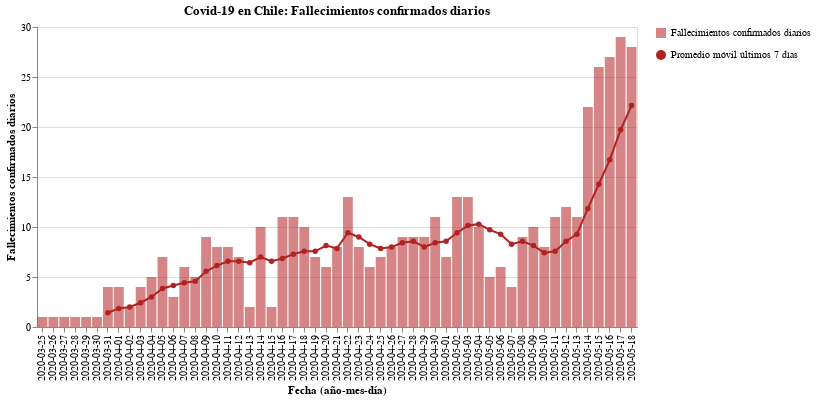

The notebook cell saved with this chart:
### Code cell
#hide_input
bars = alt.Chart(new_deaths).mark_bar(opacity=0.7, color='firebrick').encode(
    x = alt.X('Dates:N', axis=alt.Axis(title='Fecha (año-mes-día)')),
    y = alt.Y('New_deaths:Q', axis=alt.Axis(title='Fallecimientos confirmados diarios')),
    tooltip = ['Dates', 'New_deaths'],
    opacity=alt.Opacity('Fallecimientos confirmados diarios', legend=alt.Legend(title=""))
)

line = alt.Chart(new_deaths).mark_line(point={
      "filled": True,
      "fill": "firebrick"
    }, color='firebrick').encode(
    x=alt.X('Dates:N', axis=alt.Axis(title='Fecha (año-mes-día)')),
    y = alt.Y('Rolling:Q'),
    shape=alt.Shape('Promedio móvil últimos 7 días', legend=alt.Legend(title=""))
)

(bars + line).properties(
    title='Covid-19 en Chile: Fallecimientos confirmados diarios',
    width=600
)

### Figure 1 — Vega-Lite specification as saved in the notebook (floating-point values rounded to 4 significant figures)
{"config": {"view": {"continuousWidth": 400, "continuousHeight": 300}}, "layer": [{"mark": {"type": "bar", "color": "firebrick", "opacity": 0.7}, "encoding": {"opacity": {"type": "nominal", "field": "Fallecimientos confirmados diarios", "legend": {"title": ""}}, "tooltip": [{"type": "nominal", "field": "Dates"}, {"type": "quantitative", "field": "New_deaths"}], "x": {"type": "nominal", "axis": {"title": "Fecha (año-mes-día)"}, "field": "Dates"}, "y": {"type": "quantitative", "axis": {"title": "Fallecimientos confirmados diarios"}, "field": "New_deaths"}}}, {"mark": {"type": "line", "color": "firebrick", "point": {"filled": true, "fill": "firebrick"}}, "encoding": {"shape": {"type": "nominal", "field": "Promedio móvil últimos 7 días", "legend": {"title": ""}}, "x": {"type": "nominal", "axis": {"title": "Fecha (año-mes-día)"}, "field": "Dates"}, "y": {"type": "quantitative", "field": "Rolling"}}}], "data": {"name": "data-77456f5a3f073861dbb6b6f5c0b81870"}, "title": "Covid-19 en Chile: Fallecimientos confirmados diarios", "width": 600, "$schema": "https://vega.github.io/schema/vega-lite/v4.8.1.json", "datasets": {"data-77456f5a3f073861dbb6b6f5c0b81870": [{"Dates": "2020-03-25", "New_deaths": 1, "Rolling": null, "Fallecimientos confirmados diarios": "Fallecimientos confirmados diarios", "Promedio móvil últimos 7 días": "Promedio móvil últimos 7 días"}, {"Dates": "2020-03-26", "New_deaths": 1, "Rolling": null, "Fallecimientos confirmados diarios": "Fallecimientos confirmados diarios", "Promedio móvil últimos 7 días": "Promedio móvil últimos 7 días"}, {"Dates": "2020-03-27", "New_deaths": 1, "Rolling": null, "Fallecimientos confirmados diarios": "Fallecimientos confirmados diarios", "Promedio móvil últimos 7 días": "Promedio móvil últimos 7 días"}, {"Dates": "2020-03-28", "New_deaths": 1, "Rolling": null, "Fallecimientos confirmados diarios": "Fallecimientos confirmados diarios", "Promedio móvil últimos 7 días": "Promedio móvil últimos 7 días"}, {"Dates": "2020-03-29", "New_deaths": 1, "Rolling": null, "Fallecimientos confirmados diarios": "Fallecimientos confirmados diarios", "Promedio móvil últimos 7 días": "Promedio móvil últimos 7 días"}, {"Dates": "2020-03-30", "New_deaths": 1, "Rolling": null, "Fallecimientos confirmados diarios": "Fallecimientos confirmados diarios", "Promedio móvil últimos 7 días": "Promedio móvil últimos 7 días"}, {"Dates": "2020-03-31", "New_deaths": 4, "Rolling": 1.429, "Fallecimientos confirmados diarios": "Fallecimientos confirmados diarios", "Promedio móvil últimos 7 días": "Promedio móvil últimos 7 días"}, {"Dates": "2020-04-01", "New_deaths": 4, "Rolling": 1.857, "Fallecimientos confirmados diarios": "Fallecimientos confirmados diarios", "Promedio móvil últimos 7 días": "Promedio móvil últimos 7 días"}, {"Dates": "2020-04-02", "New_deaths": 2, "Rolling": 2.0, "Fallecimientos confirmados diarios": "Fallecimientos confirmados diarios", "Promedio móvil últimos 7 días": "Promedio móvil últimos 7 días"}, {"Dates": "2020-04-03", "New_deaths": 4, "Rolling": 2.429, "Fallecimientos confirmados diarios": "Fallecimientos confirmados diarios", "Promedio móvil últimos 7 días": "Promedio móvil últimos 7 días"}, {"Dates": "2020-04-04", "New_deaths": 5, "Rolling": 3.0, "Fallecimientos confirmados diarios": "Fallecimientos confirmados diarios", "Promedio móvil últimos 7 días": "Promedio móvil últimos 7 días"}, {"Dates": "2020-04-05", "New_deaths": 7, "Rolling": 3.857, "Fallecimientos confirmados diarios": "Fallecimientos confirmados diarios", "Promedio móvil últimos 7 días": "Promedio móvil últimos 7 días"}, {"Dates": "2020-04-06", "New_deaths": 3, "Rolling": 4.143, "Fallecimientos confirmados diarios": "Fallecimientos confirmados diarios", "Promedio móvil últimos 7 días": "Promedio móvil últimos 7 días"}, {"Dates": "2020-04-07", "New_deaths": 6, "Rolling": 4.429, "Fallecimientos confirmados diarios": "Fallecimientos confirmados diarios", "Promedio móvil últimos 7 días": "Promedio móvil últimos 7 días"}, {"Dates": "2020-04-08", "New_deaths": 5, "Rolling": 4.571, "Fallecimientos confirmados diarios": "Fallecimientos confirmados diarios", "Promedio móvil últimos 7 días": "Promedio móvil últimos 7 días"}, {"Dates": "2020-04-09", "New_deaths": 9, "Rolling": 5.571, "Fallecimientos confirmados diarios": "Fallecimientos confirmados diarios", "Promedio móvil últimos 7 días": "Promedio móvil últimos 7 días"}, {"Dates": "2020-04-10", "New_deaths": 8, "Rolling": 6.143, "Fallecimientos confirmados diarios": "Fallecimientos confirmados diarios", "Promedio móvil últimos 7 días": "Promedio móvil últimos 7 días"}, {"Dates": "2020-04-11", "New_deaths": 8, "Rolling": 6.571, "Fallecimientos confirmados diarios": "Fallecimientos confirmados diarios", "Promedio móvil últimos 7 días": "Promedio móvil últimos 7 días"}, {"Dates": "2020-04-12", "New_deaths": 7, "Rolling": 6.571, "Fallecimientos confirmados diarios": "Fallecimientos confirmados diarios", "Promedio móvil últimos 7 días": "Promedio móvil últimos 7 días"}, {"Dates": "2020-04-13", "New_deaths": 2, "Rolling": 6.429, "Fallecimientos confirmados diarios": "Fallecimientos confirmados diarios", "Promedio móvil últimos 7 días": "Promedio móvil últimos 7 días"}, {"Dates": "2020-04-14", "New_deaths": 10, "Rolling": 7.0, "Fallecimientos confirmados diarios": "Fallecimientos confirmados diarios", "Promedio móvil últimos 7 días": "Promedio móvil últimos 7 días"}, {"Dates": "2020-04-15", "New_deaths": 2, "Rolling": 6.571, "Fallecimientos confirmados diarios": "Fallecimientos confirmados diarios", "Promedio móvil últimos 7 días": "Promedio móvil últimos 7 días"}, {"Dates": "2020-04-16", "New_deaths": 11, "Rolling": 6.857, "Fallecimientos confirmados diarios": "Fallecimientos confirmados diarios", "Promedio móvil últimos 7 días": "Promedio móvil últimos 7 días"}, {"Dates": "2020-04-17", "New_deaths": 11, "Rolling": 7.286, "Fallecimientos confirmados diarios": "Fallecimientos confirmados diarios", "Promedio móvil últimos 7 días": "Promedio móvil últimos 7 días"}, {"Dates": "2020-04-18", "New_deaths": 10, "Rolling": 7.571, "Fallecimientos confirmados diarios": "Fallecimientos confirmados diarios", "Promedio móvil últimos 7 días": "Promedio móvil últimos 7 días"}, {"Dates": "2020-04-19", "New_deaths": 7, "Rolling": 7.571, "Fallecimientos confirmados diarios": "Fallecimientos confirmados diarios", "Promedio móvil últimos 7 días": "Promedio móvil últimos 7 días"}, {"Dates": "2020-04-20", "New_deaths": 6, "Rolling": 8.143, "Fallecimientos confirmados diarios": "Fallecimientos confirmados diarios", "Promedio móvil últimos 7 días": "Promedio móvil últimos 7 días"}, {"Dates": "2020-04-21", "New_deaths": 8, "Rolling": 7.857, "Fallecimientos confirmados diarios": "Fallecimientos confirmados diarios", "Promedio móvil últimos 7 días": "Promedio móvil últimos 7 días"}, {"Dates": "2020-04-22", "New_deaths": 13, "Rolling": 9.429, "Fallecimientos confirmados diarios": "Fallecimientos confirmados diarios", "Promedio móvil últimos 7 días": "Promedio móvil últimos 7 días"}, {"Dates": "2020-04-23", "New_deaths": 8, "Rolling": 9.0, "Fallecimientos confirmados diarios": "Fallecimientos confirmados diarios", "Promedio móvil últimos 7 días": "Promedio móvil últimos 7 días"}, {"Dates": "2020-04-24", "New_deaths": 6, "Rolling": 8.286, "Fallecimientos confirmados diarios": "Fallecimientos confirmados diarios", "Promedio móvil últimos 7 días": "Promedio móvil últimos 7 días"}, {"Dates": "2020-04-25", "New_deaths": 7, "Rolling": 7.857, "Fallecimientos confirmados diarios": "Fallecimientos confirmados diarios", "Promedio móvil últimos 7 días": "Promedio móvil últimos 7 días"}, {"Dates": "2020-04-26", "New_deaths": 8, "Rolling": 8.0, "Fallecimientos confirmados diarios": "Fallecimientos confirmados diarios", "Promedio móvil últimos 7 días": "Promedio móvil últimos 7 días"}, {"Dates": "2020-04-27", "New_deaths": 9, "Rolling": 8.429, "Fallecimientos confirmados diarios": "Fallecimientos confirmados diarios", "Promedio móvil últimos 7 días": "Promedio móvil últimos 7 días"}, {"Dates": "2020-04-28", "New_deaths": 9, "Rolling": 8.571, "Fallecimientos confirmados diarios": "Fallecimientos confirmados diarios", "Promedio móvil últimos 7 días": "Promedio móvil últimos 7 días"}, {"Dates": "2020-04-29", "New_deaths": 9, "Rolling": 8.0, "Fallecimientos confirmados diarios": "Fallecimientos confirmados diarios", "Promedio móvil últimos 7 días": "Promedio móvil últimos 7 días"}, {"Dates": "2020-04-30", "New_deaths": 11, "Rolling": 8.429, "Fallecimientos confirmados diarios": "Fallecimientos confirmados diarios", "Promedio móvil últimos 7 días": "Promedio móvil últimos 7 días"}, {"Dates": "2020-05-01", "New_deaths": 7, "Rolling": 8.571, "Fallecimientos confirmados diarios": "Fallecimientos confirmados diarios", "Promedio móvil últimos 7 días": "Promedio móvil últimos 7 días"}, {"Dates": "2020-05-02", "New_deaths": 13, "Rolling": 9.429, "Fallecimientos confirmados diarios": "Fallecimientos confirmados diarios", "Promedio móvil últimos 7 días": "Promedio móvil últimos 7 días"}, {"Dates": "2020-05-03", "New_deaths": 13, "Rolling": 10.14, "Fallecimientos confirmados diarios": "Fallecimientos confirmados diarios", "Promedio móvil últimos 7 días": "Promedio móvil últimos 7 días"}, {"Dates": "2020-05-04", "New_deaths": 10, "Rolling": 10.29, "Fallecimientos confirmados diarios": "Fallecimientos confirmados diarios", "Promedio móvil últimos 7 días": "Promedio móvil últimos 7 días"}, {"Dates": "2020-05-05", "New_deaths": 5, "Rolling": 9.714, "Fallecimientos confirmados diarios": "Fallecimientos confirmados diarios", "Promedio móvil últimos 7 días": "Promedio móvil últimos 7 días"}, {"Dates": "2020-05-06", "New_deaths": 6, "Rolling": 9.286, "Fallecimientos confirmados diarios": "Fallecimientos confirmados diarios", "Promedio móvil últimos 7 días": "Promedio móvil últimos 7 días"}, {"Dates": "2020-05-07", "New_deaths": 4, "Rolling": 8.286, "Fallecimientos confirmados diarios": "Fallecimientos confirmados diarios", "Promedio móvil últimos 7 días": "Promedio móvil últimos 7 días"}, {"Dates": "2020-05-08", "New_deaths": 9, "Rolling": 8.571, "Fallecimientos confirmados diarios": "Fallecimientos confirmados diarios", "Promedio móvil últimos 7 días": "Promedio móvil últimos 7 días"}, {"Dates": "2020-05-09", "New_deaths": 10, "Rolling": 8.143, "Fallecimientos confirmados diarios": "Fallecimientos confirmados diarios", "Promedio móvil últimos 7 días": "Promedio móvil últimos 7 días"}, {"Dates": "2020-05-10", "New_deaths": 8, "Rolling": 7.429, "Fallecimientos confirmados diarios": "Fallecimientos confirmados diarios", "Promedio móvil últimos 7 días": "Promedio móvil últimos 7 días"}, {"Dates": "2020-05-11", "New_deaths": 11, "Rolling": 7.571, "Fallecimientos confirmados diarios": "Fallecimientos confirmados diarios", "Promedio móvil últimos 7 días": "Promedio móvil últimos 7 días"}, {"Dates": "2020-05-12", "New_deaths": 12, "Rolling": 8.571, "Fallecimientos confirmados diarios": "Fallecimientos confirmados diarios", "Promedio móvil últimos 7 días": "Promedio móvil últimos 7 días"}, {"Dates": "2020-05-13", "New_deaths": 11, "Rolling": 9.286, "Fallecimientos confirmados diarios": "Fallecimientos confirmados diarios", "Promedio móvil últimos 7 días": "Promedio móvil últimos 7 días"}, {"Dates": "2020-05-14", "New_deaths": 22, "Rolling": 11.86, "Fallecimientos confirmados diarios": "Fallecimientos confirmados diarios", "Promedio móvil últimos 7 días": "Promedio móvil últimos 7 días"}, {"Dates": "2020-05-15", "New_deaths": 26, "Rolling": 14.29, "Fallecimientos confirmados diarios": "Fallecimientos confirmados diarios", "Promedio móvil últimos 7 días": "Promedio móvil últimos 7 días"}, {"Dates": "2020-05-16", "New_deaths": 27, "Rolling": 16.71, "Fallecimientos confirmados diarios": "Fallecimientos confirmados diarios", "Promedio móvil últimos 7 días": "Promedio móvil últimos 7 días"}, {"Dates": "2020-05-17", "New_deaths": 29, "Rolling": 19.71, "Fallecimientos confirmados diarios": "Fallecimientos confirmados diarios", "Promedio móvil últimos 7 días": "Promedio móvil últimos 7 días"}, {"Dates": "2020-05-18", "New_deaths": 28, "Rolling": 22.14, "Fallecimientos confirmados diarios": "Fallecimientos confirmados diarios", "Promedio móvil últimos 7 días": "Promedio móvil últimos 7 días"}]}}
